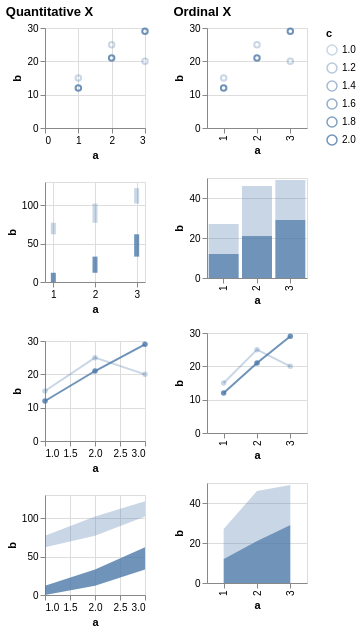

The specification (Vega-Lite) saved for this image:
### Vega specification from a JSON file in a GitHub repository (floating-point values rounded to 4 significant figures)
{"$schema": "https://vega.github.io/schema/vega/v6.json", "description": "Testing invalid", "background": "white", "padding": 5, "data": [{"name": "source_0", "values": [{"a": 1, "b": 15, "c": 1}, {"a": 2, "b": 25, "c": 1}, {"a": 3, "b": 20, "c": 1}, {"a": 1, "b": 12, "c": 2}, {"a": 2, "b": 21, "c": 2}, {"a": 3, "b": 29, "c": 2}, {"a": 1, "b": 8, "c": null}, {"a": 2, "b": 31, "c": null}, {"a": 3, "b": 49, "c": null}]}, {"name": "data_0", "source": "source_0", "transform": [{"type": "formula", "expr": "toNumber(datum[\"a\"])", "as": "a"}]}, {"name": "data_1", "source": "data_0", "transform": [{"type": "filter", "expr": "isValid(datum[\"a\"]) && isFinite(+datum[\"a\"]) && isValid(datum[\"b\"]) && isFinite(+datum[\"b\"]) && isValid(datum[\"c\"]) && isFinite(+datum[\"c\"])"}]}, {"name": "data_2", "source": "data_0", "transform": [{"type": "stack", "groupby": [], "field": "b", "sort": {"field": ["c"], "order": ["descending"]}, "as": ["b_start", "b_end"], "offset": "zero"}, {"type": "filter", "expr": "isValid(datum[\"a\"]) && isFinite(+datum[\"a\"]) && isValid(datum[\"b\"]) && isFinite(+datum[\"b\"]) && isValid(datum[\"c\"]) && isFinite(+datum[\"c\"])"}]}, {"name": "data_3", "source": "data_0", "transform": [{"type": "stack", "groupby": [], "field": "b", "sort": {"field": ["c"], "order": ["descending"]}, "as": ["b_start", "b_end"], "offset": "zero"}, {"type": "filter", "expr": "isValid(datum[\"a\"]) && isFinite(+datum[\"a\"]) && isValid(datum[\"b\"]) && isFinite(+datum[\"b\"]) && isValid(datum[\"c\"]) && isFinite(+datum[\"c\"])"}]}, {"name": "data_4", "source": "data_0", "transform": [{"type": "filter", "expr": "isValid(datum[\"b\"]) && isFinite(+datum[\"b\"]) && isValid(datum[\"c\"]) && isFinite(+datum[\"c\"])"}]}, {"name": "data_5", "source": "data_0", "transform": [{"type": "stack", "groupby": ["a"], "field": "b", "sort": {"field": ["c"], "order": ["descending"]}, "as": ["b_start", "b_end"], "offset": "zero"}, {"type": "filter", "expr": "isValid(datum[\"b\"]) && isFinite(+datum[\"b\"]) && isValid(datum[\"c\"]) && isFinite(+datum[\"c\"])"}]}, {"name": "data_6", "source": "data_0", "transform": [{"type": "impute", "field": "b", "groupby": ["c"], "key": "a", "method": "value", "value": 0}, {"type": "stack", "groupby": ["a"], "field": "b", "sort": {"field": ["c"], "order": ["descending"]}, "as": ["b_start", "b_end"], "offset": "zero"}, {"type": "filter", "expr": "isValid(datum[\"b\"]) && isFinite(+datum[\"b\"]) && isValid(datum[\"c\"]) && isFinite(+datum[\"c\"])"}]}], "signals": [{"name": "childWidth", "value": 100}, {"name": "concat_0_childHeight", "value": 100}, {"name": "concat_1_childHeight", "value": 100}], "layout": {"padding": 20, "bounds": "full", "align": "each"}, "marks": [{"type": "group", "name": "concat_0_group", "title": {"text": "Quantitative X", "anchor": "start"}, "layout": {"padding": 20, "columns": 1, "bounds": "full", "align": "each"}, "marks": [{"type": "group", "name": "concat_0_concat_0_group", "style": "cell", "encode": {"update": {"width": {"signal": "childWidth"}, "height": {"signal": "concat_0_childHeight"}}}, "marks": [{"name": "concat_0_concat_0_marks", "type": "symbol", "style": ["point"], "from": {"data": "data_1"}, "encode": {"update": {"opacity": {"scale": "opacity", "field": "c"}, "fill": {"value": "transparent"}, "stroke": {"value": "#4c78a8"}, "tooltip": {"signal": "{\"a\": format(datum[\"a\"], \"\"), \"b\": format(datum[\"b\"], \"\"), \"c\": format(datum[\"c\"], \"\")}"}, "ariaRoleDescription": {"value": "point"}, "description": {"signal": "\"a: \" + (format(datum[\"a\"], \"\")) + \"; b: \" + (format(datum[\"b\"], \"\")) + \"; c: \" + (format(datum[\"c\"], \"\"))"}, "x": {"scale": "concat_0_concat_0_x", "field": "a"}, "y": {"scale": "concat_0_concat_0_y", "field": "b"}}}}], "axes": [{"scale": "concat_0_concat_0_x", "orient": "bottom", "gridScale": "concat_0_concat_0_y", "grid": true, "tickCount": {"signal": "ceil(childWidth/40)"}, "domain": false, "labels": false, "aria": false, "maxExtent": 0, "minExtent": 0, "ticks": false, "zindex": 0}, {"scale": "concat_0_concat_0_y", "orient": "left", "gridScale": "concat_0_concat_0_x", "grid": true, "tickCount": {"signal": "ceil(concat_0_childHeight/40)"}, "domain": false, "labels": false, "aria": false, "maxExtent": 0, "minExtent": 0, "ticks": false, "zindex": 0}, {"scale": "concat_0_concat_0_x", "orient": "bottom", "grid": false, "title": "a", "labelFlush": true, "labelOverlap": true, "tickCount": {"signal": "ceil(childWidth/40)"}, "zindex": 0}, {"scale": "concat_0_concat_0_y", "orient": "left", "grid": false, "title": "b", "labelOverlap": true, "tickCount": {"signal": "ceil(concat_0_childHeight/40)"}, "zindex": 0}]}, {"type": "group", "name": "concat_0_concat_1_group", "style": "cell", "encode": {"update": {"width": {"signal": "childWidth"}, "height": {"signal": "concat_0_childHeight"}}}, "marks": [{"name": "concat_0_concat_1_marks", "type": "rect", "style": ["bar"], "from": {"data": "data_2"}, "encode": {"update": {"fill": {"value": "#4c78a8"}, "opacity": {"scale": "opacity", "field": "c"}, "tooltip": {"signal": "{\"a\": format(datum[\"a\"], \"\"), \"b\": format(datum[\"b\"], \"\"), \"c\": format(datum[\"c\"], \"\")}"}, "ariaRoleDescription": {"value": "bar"}, "description": {"signal": "\"a: \" + (format(datum[\"a\"], \"\")) + \"; b: \" + (format(datum[\"b\"], \"\")) + \"; c: \" + (format(datum[\"c\"], \"\"))"}, "xc": {"scale": "concat_0_concat_1_x", "field": "a"}, "width": {"value": 5}, "y": {"scale": "concat_0_concat_1_y", "field": "b_end"}, "y2": {"scale": "concat_0_concat_1_y", "field": "b_start"}}}}], "axes": [{"scale": "concat_0_concat_1_x", "orient": "bottom", "gridScale": "concat_0_concat_1_y", "grid": true, "tickCount": {"signal": "ceil(childWidth/40)"}, "domain": false, "labels": false, "aria": false, "maxExtent": 0, "minExtent": 0, "ticks": false, "zindex": 0}, {"scale": "concat_0_concat_1_y", "orient": "left", "gridScale": "concat_0_concat_1_x", "grid": true, "tickCount": {"signal": "ceil(concat_0_childHeight/40)"}, "domain": false, "labels": false, "aria": false, "maxExtent": 0, "minExtent": 0, "ticks": false, "zindex": 0}, {"scale": "concat_0_concat_1_x", "orient": "bottom", "grid": false, "title": "a", "labelFlush": true, "labelOverlap": true, "tickCount": {"signal": "ceil(childWidth/40)"}, "zindex": 0}, {"scale": "concat_0_concat_1_y", "orient": "left", "grid": false, "title": "b", "labelOverlap": true, "tickCount": {"signal": "ceil(concat_0_childHeight/40)"}, "zindex": 0}]}, {"type": "group", "name": "concat_0_concat_2_group", "style": "cell", "encode": {"update": {"width": {"signal": "childWidth"}, "height": {"signal": "concat_0_childHeight"}}}, "marks": [{"name": "concat_0_concat_2_layer_0_pathgroup", "type": "group", "from": {"facet": {"name": "faceted_path_concat_0_concat_2_layer_0_main", "data": "data_1", "groupby": ["c"]}}, "encode": {"update": {"width": {"field": {"group": "width"}}, "height": {"field": {"group": "height"}}}}, "marks": [{"name": "concat_0_concat_2_layer_0_marks", "type": "line", "style": ["line"], "sort": {"field": "x"}, "from": {"data": "faceted_path_concat_0_concat_2_layer_0_main"}, "encode": {"update": {"stroke": {"value": "#4c78a8"}, "opacity": {"scale": "opacity", "field": "c"}, "tooltip": {"signal": "{\"a\": format(datum[\"a\"], \"\"), \"b\": format(datum[\"b\"], \"\"), \"c\": format(datum[\"c\"], \"\")}"}, "description": {"signal": "\"a: \" + (format(datum[\"a\"], \"\")) + \"; b: \" + (format(datum[\"b\"], \"\")) + \"; c: \" + (format(datum[\"c\"], \"\"))"}, "x": {"scale": "concat_0_concat_2_x", "field": "a"}, "y": {"scale": "concat_0_concat_2_y", "field": "b"}}}}]}, {"name": "concat_0_concat_2_layer_1_marks", "type": "symbol", "style": ["point"], "from": {"data": "data_1"}, "encode": {"update": {"opacity": {"scale": "opacity", "field": "c"}, "fill": {"value": "#4c78a8"}, "tooltip": {"signal": "{\"a\": format(datum[\"a\"], \"\"), \"b\": format(datum[\"b\"], \"\"), \"c\": format(datum[\"c\"], \"\")}"}, "ariaRoleDescription": {"value": "point"}, "description": {"signal": "\"a: \" + (format(datum[\"a\"], \"\")) + \"; b: \" + (format(datum[\"b\"], \"\")) + \"; c: \" + (format(datum[\"c\"], \"\"))"}, "x": {"scale": "concat_0_concat_2_x", "field": "a"}, "y": {"scale": "concat_0_concat_2_y", "field": "b"}}}}], "axes": [{"scale": "concat_0_concat_2_x", "orient": "bottom", "gridScale": "concat_0_concat_2_y", "grid": true, "tickCount": {"signal": "ceil(childWidth/40)"}, "domain": false, "labels": false, "aria": false, "maxExtent": 0, "minExtent": 0, "ticks": false, "zindex": 0}, {"scale": "concat_0_concat_2_y", "orient": "left", "gridScale": "concat_0_concat_2_x", "grid": true, "tickCount": {"signal": "ceil(concat_0_childHeight/40)"}, "domain": false, "labels": false, "aria": false, "maxExtent": 0, "minExtent": 0, "ticks": false, "zindex": 0}, {"scale": "concat_0_concat_2_x", "orient": "bottom", "grid": false, "title": "a", "labelFlush": true, "labelOverlap": true, "tickCount": {"signal": "ceil(childWidth/40)"}, "zindex": 0}, {"scale": "concat_0_concat_2_y", "orient": "left", "grid": false, "title": "b", "labelOverlap": true, "tickCount": {"signal": "ceil(concat_0_childHeight/40)"}, "zindex": 0}]}, {"type": "group", "name": "concat_0_concat_3_group", "style": "cell", "encode": {"update": {"width": {"signal": "childWidth"}, "height": {"signal": "concat_0_childHeight"}}}, "marks": [{"name": "concat_0_concat_3_pathgroup", "type": "group", "from": {"facet": {"name": "faceted_path_concat_0_concat_3_main", "data": "data_3", "groupby": ["c"]}}, "encode": {"update": {"width": {"field": {"group": "width"}}, "height": {"field": {"group": "height"}}}}, "marks": [{"name": "concat_0_concat_3_marks", "type": "area", "style": ["area"], "sort": {"field": "x"}, "from": {"data": "faceted_path_concat_0_concat_3_main"}, "encode": {"update": {"orient": {"value": "vertical"}, "fill": {"value": "#4c78a8"}, "opacity": {"scale": "opacity", "field": "c"}, "tooltip": {"signal": "{\"a\": format(datum[\"a\"], \"\"), \"b\": format(datum[\"b\"], \"\"), \"c\": format(datum[\"c\"], \"\")}"}, "description": {"signal": "\"a: \" + (format(datum[\"a\"], \"\")) + \"; b: \" + (format(datum[\"b\"], \"\")) + \"; c: \" + (format(datum[\"c\"], \"\"))"}, "x": {"scale": "concat_0_concat_3_x", "field": "a"}, "y": {"scale": "concat_0_concat_3_y", "field": "b_end"}, "y2": {"scale": "concat_0_concat_3_y", "field": "b_start"}}}}]}], "axes": [{"scale": "concat_0_concat_3_x", "orient": "bottom", "gridScale": "concat_0_concat_3_y", "grid": true, "tickCount": {"signal": "ceil(childWidth/40)"}, "domain": false, "labels": false, "aria": false, "maxExtent": 0, "minExtent": 0, "ticks": false, "zindex": 0}, {"scale": "concat_0_concat_3_y", "orient": "left", "gridScale": "concat_0_concat_3_x", "grid": true, "tickCount": {"signal": "ceil(concat_0_childHeight/40)"}, "domain": false, "labels": false, "aria": false, "maxExtent": 0, "minExtent": 0, "ticks": false, "zindex": 0}, {"scale": "concat_0_concat_3_x", "orient": "bottom", "grid": false, "title": "a", "labelFlush": true, "labelOverlap": true, "tickCount": {"signal": "ceil(childWidth/40)"}, "zindex": 0}, {"scale": "concat_0_concat_3_y", "orient": "left", "grid": false, "title": "b", "labelOverlap": true, "tickCount": {"signal": "ceil(concat_0_childHeight/40)"}, "zindex": 0}]}]}, {"type": "group", "name": "concat_1_group", "title": {"text": "Ordinal X", "anchor": "start"}, "layout": {"padding": 20, "columns": 1, "bounds": "full", "align": "each"}, "marks": [{"type": "group", "name": "concat_1_concat_0_group", "style": "cell", "encode": {"update": {"width": {"signal": "childWidth"}, "height": {"signal": "concat_1_childHeight"}}}, "marks": [{"name": "concat_1_concat_0_marks", "type": "symbol", "style": ["point"], "from": {"data": "data_4"}, "encode": {"update": {"opacity": {"scale": "opacity", "field": "c"}, "fill": {"value": "transparent"}, "stroke": {"value": "#4c78a8"}, "tooltip": {"signal": "{\"a\": isValid(datum[\"a\"]) ? datum[\"a\"] : \"\"+datum[\"a\"], \"b\": format(datum[\"b\"], \"\"), \"c\": format(datum[\"c\"], \"\")}"}, "ariaRoleDescription": {"value": "point"}, "description": {"signal": "\"a: \" + (isValid(datum[\"a\"]) ? datum[\"a\"] : \"\"+datum[\"a\"]) + \"; b: \" + (format(datum[\"b\"], \"\")) + \"; c: \" + (format(datum[\"c\"], \"\"))"}, "x": {"scale": "concat_1_concat_0_x", "field": "a"}, "y": {"scale": "concat_1_concat_0_y", "field": "b"}}}}], "axes": [{"scale": "concat_1_concat_0_y", "orient": "left", "gridScale": "concat_1_concat_0_x", "grid": true, "tickCount": {"signal": "ceil(concat_1_childHeight/40)"}, "domain": false, "labels": false, "aria": false, "maxExtent": 0, "minExtent": 0, "ticks": false, "zindex": 0}, {"scale": "concat_1_concat_0_x", "orient": "bottom", "grid": false, "title": "a", "labelAlign": "right", "labelAngle": 270, "labelBaseline": "middle", "zindex": 0}, {"scale": "concat_1_concat_0_y", "orient": "left", "grid": false, "title": "b", "labelOverlap": true, "tickCount": {"signal": "ceil(concat_1_childHeight/40)"}, "zindex": 0}]}, {"type": "group", "name": "concat_1_concat_1_group", "style": "cell", "encode": {"update": {"width": {"signal": "childWidth"}, "height": {"signal": "concat_1_childHeight"}}}, "marks": [{"name": "concat_1_concat_1_marks", "type": "rect", "style": ["bar"], "from": {"data": "data_5"}, "encode": {"update": {"fill": {"value": "#4c78a8"}, "opacity": {"scale": "opacity", "field": "c"}, "tooltip": {"signal": "{\"a\": isValid(datum[\"a\"]) ? datum[\"a\"] : \"\"+datum[\"a\"], \"b\": format(datum[\"b\"], \"\"), \"c\": format(datum[\"c\"], \"\")}"}, "ariaRoleDescription": {"value": "bar"}, "description": {"signal": "\"a: \" + (isValid(datum[\"a\"]) ? datum[\"a\"] : \"\"+datum[\"a\"]) + \"; b: \" + (format(datum[\"b\"], \"\")) + \"; c: \" + (format(datum[\"c\"], \"\"))"}, "x": {"scale": "concat_1_concat_1_x", "field": "a"}, "width": {"signal": "max(0.25, bandwidth('concat_1_concat_1_x'))"}, "y": {"scale": "concat_1_concat_1_y", "field": "b_end"}, "y2": {"scale": "concat_1_concat_1_y", "field": "b_start"}}}}], "axes": [{"scale": "concat_1_concat_1_y", "orient": "left", "gridScale": "concat_1_concat_1_x", "grid": true, "tickCount": {"signal": "ceil(concat_1_childHeight/40)"}, "domain": false, "labels": false, "aria": false, "maxExtent": 0, "minExtent": 0, "ticks": false, "zindex": 0}, {"scale": "concat_1_concat_1_x", "orient": "bottom", "grid": false, "title": "a", "labelAlign": "right", "labelAngle": 270, "labelBaseline": "middle", "zindex": 0}, {"scale": "concat_1_concat_1_y", "orient": "left", "grid": false, "title": "b", "labelOverlap": true, "tickCount": {"signal": "ceil(concat_1_childHeight/40)"}, "zindex": 0}]}, {"type": "group", "name": "concat_1_concat_2_group", "style": "cell", "encode": {"update": {"width": {"signal": "childWidth"}, "height": {"signal": "concat_1_childHeight"}}}, "marks": [{"name": "concat_1_concat_2_layer_0_pathgroup", "type": "group", "from": {"facet": {"name": "faceted_path_concat_1_concat_2_layer_0_main", "data": "data_4", "groupby": ["c"]}}, "encode": {"update": {"width": {"field": {"group": "width"}}, "height": {"field": {"group": "height"}}}}, "marks": [{"name": "concat_1_concat_2_layer_0_marks", "type": "line", "style": ["line"], "sort": {"field": "x"}, "from": {"data": "faceted_path_concat_1_concat_2_layer_0_main"}, "encode": {"update": {"stroke": {"value": "#4c78a8"}, "opacity": {"scale": "opacity", "field": "c"}, "tooltip": {"signal": "{\"a\": isValid(datum[\"a\"]) ? datum[\"a\"] : \"\"+datum[\"a\"], \"b\": format(datum[\"b\"], \"\"), \"c\": format(datum[\"c\"], \"\")}"}, "description": {"signal": "\"a: \" + (isValid(datum[\"a\"]) ? datum[\"a\"] : \"\"+datum[\"a\"]) + \"; b: \" + (format(datum[\"b\"], \"\")) + \"; c: \" + (format(datum[\"c\"], \"\"))"}, "x": {"scale": "concat_1_concat_2_x", "field": "a"}, "y": {"scale": "concat_1_concat_2_y", "field": "b"}}}}]}, {"name": "concat_1_concat_2_layer_1_marks", "type": "symbol", "style": ["point"], "from": {"data": "data_4"}, "encode": {"update": {"opacity": {"scale": "opacity", "field": "c"}, "fill": {"value": "#4c78a8"}, "tooltip": {"signal": "{\"a\": isValid(datum[\"a\"]) ? datum[\"a\"] : \"\"+datum[\"a\"], \"b\": format(datum[\"b\"], \"\"), \"c\": format(datum[\"c\"], \"\")}"}, "ariaRoleDescription": {"value": "point"}, "description": {"signal": "\"a: \" + (isValid(datum[\"a\"]) ? datum[\"a\"] : \"\"+datum[\"a\"]) + \"; b: \" + (format(datum[\"b\"], \"\")) + \"; c: \" + (format(datum[\"c\"], \"\"))"}, "x": {"scale": "concat_1_concat_2_x", "field": "a"}, "y": {"scale": "concat_1_concat_2_y", "field": "b"}}}}], "axes": [{"scale": "concat_1_concat_2_y", "orient": "left", "gridScale": "concat_1_concat_2_x", "grid": true, "tickCount": {"signal": "ceil(concat_1_childHeight/40)"}, "domain": false, "labels": false, "aria": false, "maxExtent": 0, "minExtent": 0, "ticks": false, "zindex": 0}, {"scale": "concat_1_concat_2_x", "orient": "bottom", "grid": false, "title": "a", "labelAlign": "right", "labelAngle": 270, "labelBaseline": "middle", "zindex": 0}, {"scale": "concat_1_concat_2_y", "orient": "left", "grid": false, "title": "b", "labelOverlap": true, "tickCount": {"signal": "ceil(concat_1_childHeight/40)"}, "zindex": 0}]}, {"type": "group", "name": "concat_1_concat_3_group", "style": "cell", "encode": {"update": {"width": {"signal": "childWidth"}, "height": {"signal": "concat_1_childHeight"}}}, "marks": [{"name": "concat_1_concat_3_pathgroup", "type": "group", "from": {"facet": {"name": "faceted_path_concat_1_concat_3_main", "data": "data_6", "groupby": ["c"]}}, "encode": {"update": {"width": {"field": {"group": "width"}}, "height": {"field": {"group": "height"}}}}, "marks": [{"name": "concat_1_concat_3_marks", "type": "area", "style": ["area"], "sort": {"field": "x"}, "from": {"data": "faceted_path_concat_1_concat_3_main"}, "encode": {"update": {"orient": {"value": "vertical"}, "fill": {"value": "#4c78a8"}, "opacity": {"scale": "opacity", "field": "c"}, "tooltip": {"signal": "{\"a\": isValid(datum[\"a\"]) ? datum[\"a\"] : \"\"+datum[\"a\"], \"b\": format(datum[\"b\"], \"\"), \"c\": format(datum[\"c\"], \"\")}"}, "description": {"signal": "\"a: \" + (isValid(datum[\"a\"]) ? datum[\"a\"] : \"\"+datum[\"a\"]) + \"; b: \" + (format(datum[\"b\"], \"\")) + \"; c: \" + (format(datum[\"c\"], \"\"))"}, "x": {"scale": "concat_1_concat_3_x", "field": "a"}, "y": {"scale": "concat_1_concat_3_y", "field": "b_end"}, "y2": {"scale": "concat_1_concat_3_y", "field": "b_start"}}}}]}], "axes": [{"scale": "concat_1_concat_3_y", "orient": "left", "gridScale": "concat_1_concat_3_x", "grid": true, "tickCount": {"signal": "ceil(concat_1_childHeight/40)"}, "domain": false, "labels": false, "aria": false, "maxExtent": 0, "minExtent": 0, "ticks": false, "zindex": 0}, {"scale": "concat_1_concat_3_x", "orient": "bottom", "grid": false, "title": "a", "labelAlign": "right", "labelAngle": 270, "labelBaseline": "middle", "zindex": 0}, {"scale": "concat_1_concat_3_y", "orient": "left", "grid": false, "title": "b", "labelOverlap": true, "tickCount": {"signal": "ceil(concat_1_childHeight/40)"}, "zindex": 0}]}]}], "scales": [{"name": "opacity", "type": "linear", "domain": {"fields": [{"data": "data_1", "field": "c"}, {"data": "data_2", "field": "c"}, {"data": "data_3", "field": "c"}, {"data": "data_4", "field": "c"}, {"data": "data_5", "field": "c"}, {"data": "data_6", "field": "c"}]}, "range": [0.3, 0.8], "zero": false}, {"name": "concat_0_concat_0_x", "type": "linear", "domain": {"data": "data_1", "field": "a"}, "range": [0, {"signal": "childWidth"}], "nice": true, "zero": true}, {"name": "concat_0_concat_0_y", "type": "linear", "domain": {"data": "data_1", "field": "b"}, "range": [{"signal": "concat_0_childHeight"}, 0], "nice": true, "zero": true}, {"name": "concat_0_concat_1_x", "type": "linear", "domain": {"data": "data_2", "field": "a"}, "range": [0, {"signal": "childWidth"}], "nice": true, "zero": false, "padding": 5}, {"name": "concat_0_concat_1_y", "type": "linear", "domain": {"data": "data_2", "fields": ["b_start", "b_end"]}, "range": [{"signal": "concat_0_childHeight"}, 0], "nice": true, "zero": true}, {"name": "concat_0_concat_2_x", "type": "linear", "domain": {"data": "data_1", "field": "a"}, "range": [0, {"signal": "childWidth"}], "nice": true, "zero": false}, {"name": "concat_0_concat_2_y", "type": "linear", "domain": {"data": "data_1", "field": "b"}, "range": [{"signal": "concat_0_childHeight"}, 0], "nice": true, "zero": true}, {"name": "concat_0_concat_3_x", "type": "linear", "domain": {"data": "data_3", "field": "a"}, "range": [0, {"signal": "childWidth"}], "nice": true, "zero": false}, {"name": "concat_0_concat_3_y", "type": "linear", "domain": {"data": "data_3", "fields": ["b_start", "b_end"]}, "range": [{"signal": "concat_0_childHeight"}, 0], "nice": true, "zero": true}, {"name": "concat_1_concat_0_x", "type": "point", "domain": {"data": "data_4", "field": "a", "sort": true}, "range": [0, {"signal": "childWidth"}], "padding": 0.5}, {"name": "concat_1_concat_0_y", "type": "linear", "domain": {"data": "data_4", "field": "b"}, "range": [{"signal": "concat_1_childHeight"}, 0], "nice": true, "zero": true}, {"name": "concat_1_concat_1_x", "type": "band", "domain": {"data": "data_5", "field": "a", "sort": true}, "range": [0, {"signal": "childWidth"}], "paddingInner": 0.1, "paddingOuter": 0.05}, {"name": "concat_1_concat_1_y", "type": "linear", "domain": {"data": "data_5", "fields": ["b_start", "b_end"]}, "range": [{"signal": "concat_1_childHeight"}, 0], "nice": true, "zero": true}, {"name": "concat_1_concat_2_x", "type": "point", "domain": {"data": "data_4", "field": "a", "sort": true}, "range": [0, {"signal": "childWidth"}], "padding": 0.5}, {"name": "concat_1_concat_2_y", "type": "linear", "domain": {"data": "data_4", "field": "b"}, "range": [{"signal": "concat_1_childHeight"}, 0], "nice": true, "zero": true}, {"name": "concat_1_concat_3_x", "type": "point", "domain": {"data": "data_6", "field": "a", "sort": true}, "range": [0, {"signal": "childWidth"}], "padding": 0.5}, {"name": "concat_1_concat_3_y", "type": "linear", "domain": {"data": "data_6", "fields": ["b_start", "b_end"]}, "range": [{"signal": "concat_1_childHeight"}, 0], "nice": true, "zero": true}], "legends": [{"opacity": "opacity", "symbolType": "circle", "title": "c", "encode": {"symbols": {"update": {"fill": {"value": "transparent"}, "stroke": {"value": "#4c78a8"}}}}}], "config": {"mark": {"tooltip": true}}}
